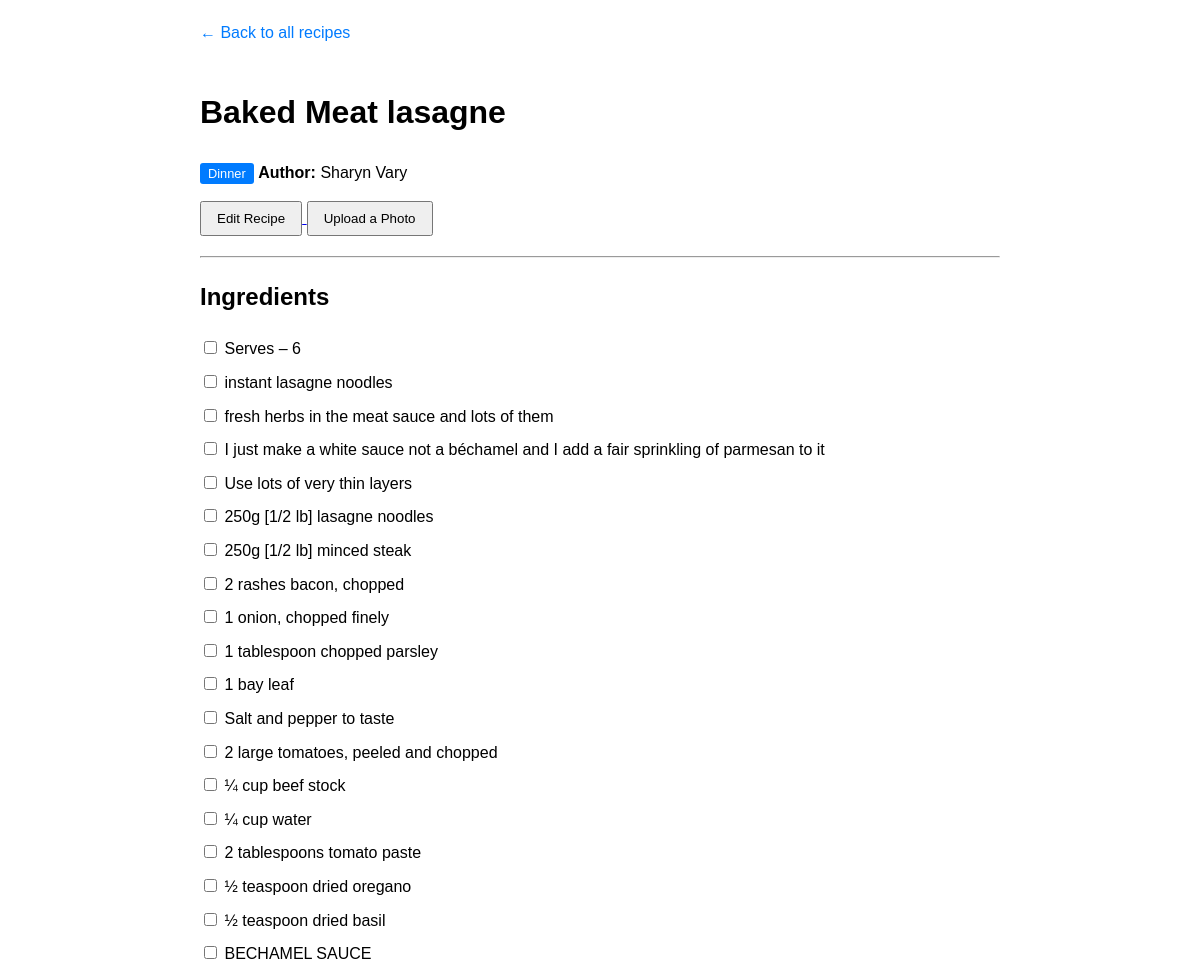
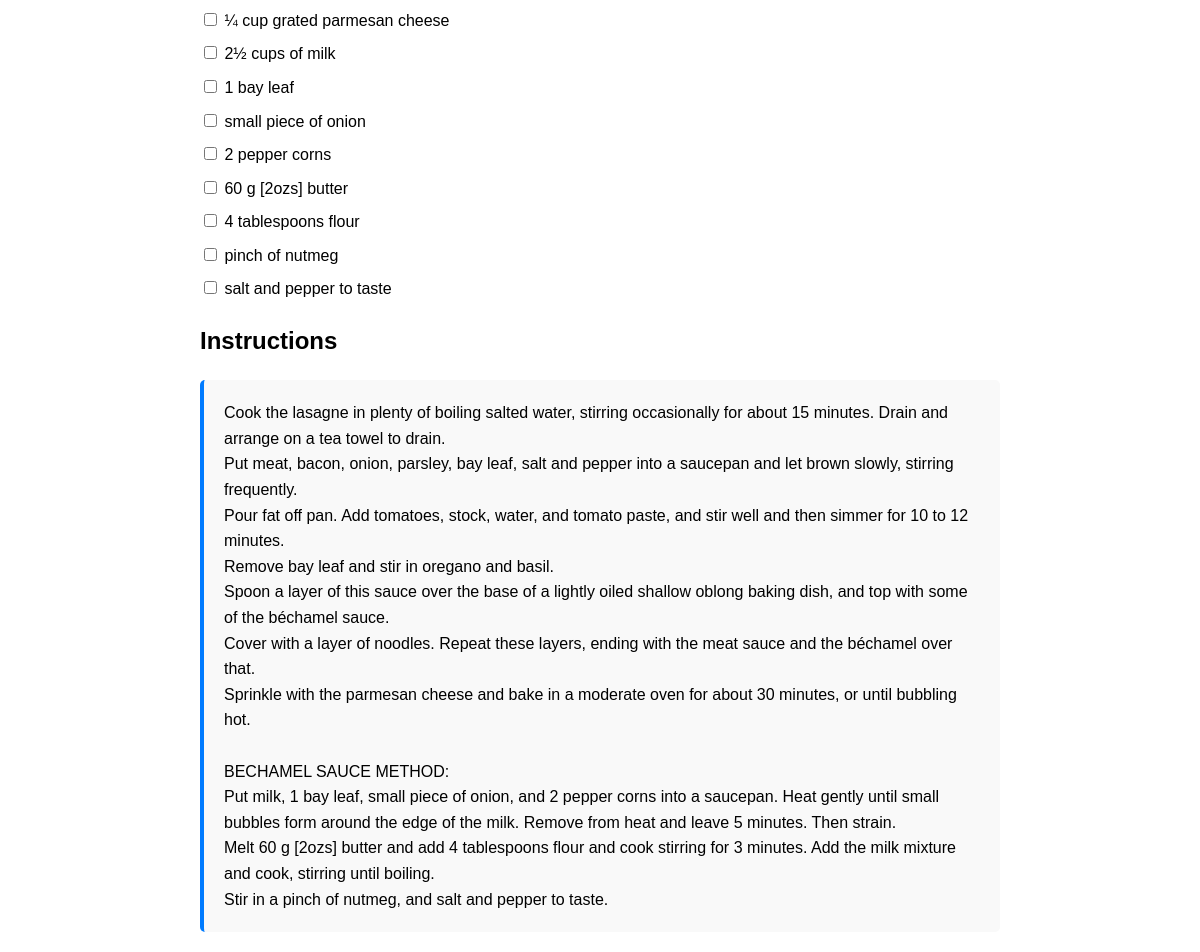
/recipe/2/ (signed in), run on the app's committed database (2 pictures, top to bottom).
### recipes/models.py (models this page shows, shortened)
class Recipe(models.Model):
    title = models.CharField(max_length=200)
    category = models.CharField(max_length=100)
    author = models.CharField(max_length=100, blank=True, null=True)
    ingredients = models.TextField(help_text="Put each ingredient on a new line")
    instructions = models.TextField()
    created_at = models.DateTimeField(auto_now_add=True)

### recipes/views.py (the view)
# urls.py: path('recipe/<int:pk>/', views.recipe_detail, name='recipe_detail'),
@login_required
def recipe_detail(request, pk):
    recipe = get_object_or_404(Recipe, pk=pk)
    ingredients_list = [line.strip() for line in recipe.ingredients.split('\n') if line.strip()]
    context = {
        'recipe': recipe,
        'ingredients_list': ingredients_list,
    }
    return render(request, 'recipes/recipe_detail.html', context)

### recipes/templates/recipes/recipe_detail.html (shortened to what this page needs)
<!DOCTYPE html>
<html lang="en">
<head>
</head>
<body>
    <a href="{% url 'recipe_list' %}" class="back-link">&larr; Back to all recipes</a>
    <h1>{{ recipe.title }}</h1>
    <p><span class="category-tag">{{ recipe.category }}</span> <strong>Author:</strong> {{ recipe.author|default:"Unknown" }}</p>
    <div style="margin-bottom: 20px;">
        <a href="{% url 'recipe_edit' recipe.pk %}">
            <button style="padding: 8px 15px; cursor: pointer;">Edit Recipe</button>
        </a>
        <a href="{% url 'photo_upload' recipe.pk %}">
            <button style="padding: 8px 15px; cursor: pointer;">Upload a Photo</button>
        </a>
    </div>
    <hr>
    <h2>Ingredients</h2>
    <form>
        {% for ingredient in ingredients_list %}
            <div class="ingredient-item">
                <input type="checkbox" id="ingredient_{{ forloop.counter }}">
                <label for="ingredient_{{ forloop.counter }}">{{ ingredient }}</label>
            </div>
        {% endfor %}
    </form>
    <h2>Instructions</h2>
    <div class="instructions-box">{{ recipe.instructions }}</div>
</body>
</html>

### recipes/templates/recipes/recipe_detail.html (style rules this page uses)
body { font-family: sans-serif; padding: 20px; max-width: 800px; margin: 0 auto; line-height: 1.6; }
.back-link { display: inline-block; margin-bottom: 20px; text-decoration: none; color: #007BFF; }
.category-tag { background: #007BFF; color: white; padding: 3px 8px; border-radius: 3px; font-size: 0.8em; }
.ingredient-item { margin-bottom: 8px; }
.instructions-box { background: #f9f9f9; padding: 20px; border-radius: 5px; border-left: 4px solid #007BFF; white-space: pre-wrap; }

### data on the page
Recipe: title "Baked Meat lasagne", category "Dinner", author "Sharyn Vary", instructions "Cook the lasagne in plenty of boiling salted water, stirring occasionally for about 15 minutes. Drain and arrange on a tea towel to drain. Put meat, bacon, onion, parsley, bay leaf, salt and pepper into a saucepan and let brown slowly, stirring frequently. Pour fat off pan. Add tomatoes, stock, water, and tomato paste, and stir well and then simmer for 10 to 12 minutes. Remove bay leaf and stir in oregano and basil. Spoon a layer of this sauce over the base of a lightly oiled shallow oblong baking dish, and top with some of the béchamel sauce. Cover with a layer of noodles. Repeat these layers, ending with the meat sauce and the béchamel over that. Sprinkle with the parmesan cheese and bake…"

### other printed values
{{ ingredient }} "Serves – 6" "instant lasagne noodles" "fresh herbs in the meat sauce and lots of them" "I just make a white sauce not a béchamel and I add a fair sprinkling of parmesan to it" "Use lots of very thin layers" "250g [1/2 lb] lasagne noodles" "250g [1/2 lb] minced steak" "2 rashes bacon, chopped" "1 onion, chopped finely" "1 tablespoon chopped parsley" "1 bay leaf" "Salt and pepper to taste" "2 large tomatoes, peeled and chopped" "¼ cup beef stock" "¼ cup water" "2 tablespoons tomato paste" "½ teaspoon dried oregano" "½ teaspoon dried basil" "BECHAMEL SAUCE" "¼ cup grated parmesan cheese" "2½ cups of milk" "1 bay leaf" "small piece of onion" "2 pepper corns" "60 g [2ozs] butter" "4 tablespoons flour" "pinch of nutmeg" "salt and pepper to taste"
